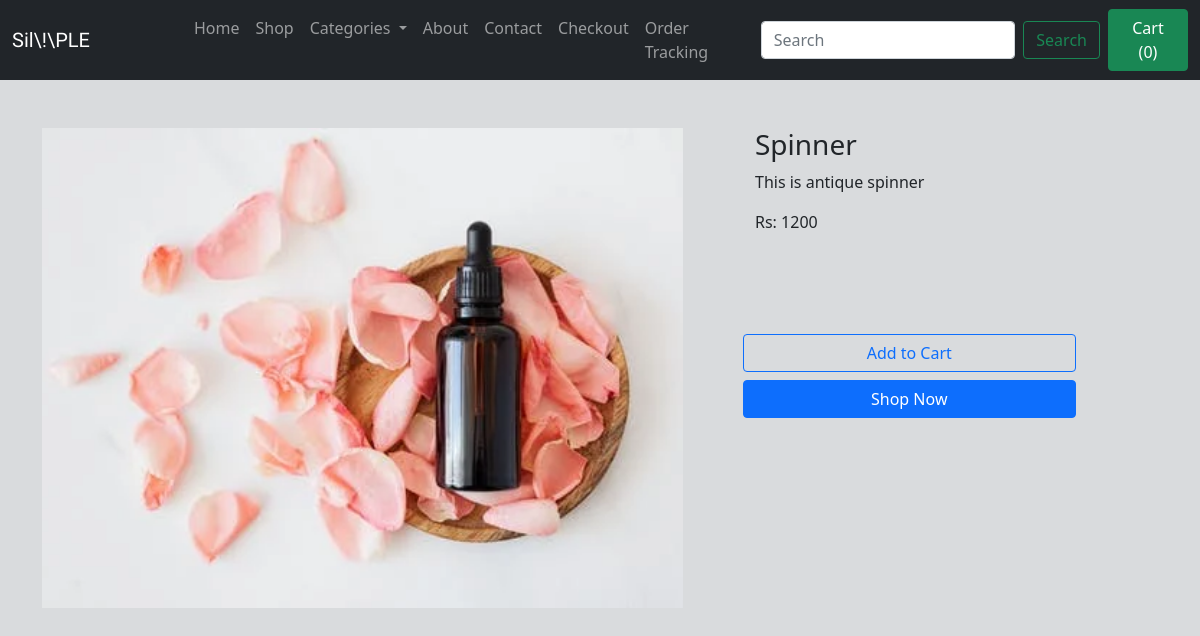
/shop/product/3, run on the app's committed database.
### shop/models.py (models this page shows, shortened)
class product(models.Model):
    product_id = models.AutoField
    product_name = models.CharField(max_length=70)
    product_desc = models.CharField(max_length=300)
    product_price = models.IntegerField(default=0)
    product_category = models.CharField(max_length=50, default='')
    product_subcatrgory = models.CharField(max_length=50, default='')
    pub_date = models.DateField()
    product_image = models.ImageField(upload_to='shop/pro_images', default='')

### shop/views.py (the view)
# urls.py: path('product/<int:myid>', views.productView, name='productView'),
def productView(request,myid):
    viewproduct = product.objects.filter(id=myid)
    return  render(request, 'shop/productView.html', {'viewProduct': viewproduct[0]})

### shop/templates/shop/productView.html (shortened to what this page needs)
{% extends 'shop/basic.html' %}
{% block body %}
    <div class="container mt-5">
        <div class="row">
           <div class="col-7">
               <div class="row">
                   <img src="/media/{{viewProduct.product_image}} " style="width:100%; height: 60vh; object-fit:cover;" alt="">
               </div>
           </div>
            <div class="col-5">
                <div class="ms-5">
                    <h3>{{viewProduct.product_name}}</h3>
                    <p class="mt-2">{{viewProduct.product_desc}}</p>
                    <p>Rs: {{viewProduct.product_price}}</p>
                </div>
                <div class="row" style="margin-top: 100px;">
                    <button class="btn btn-outline-primary ms-5" style="width: 70%;">Add to Cart</button>
                </div>
                <div class="row ">
                    <button class="btn btn-primary mt-2 ms-5"style="width: 70%;">Shop Now</button>
                </div>
            </div>
        </div>
    </div>
{% endblock %}

### shop/templates/shop/basic.html (style rules this page uses)
body { background-color: #D9DBDD; }

### data on the page
product: product_image (picture), product_name "Spinner", product_desc "This is antique spinner", product_price "1200"
